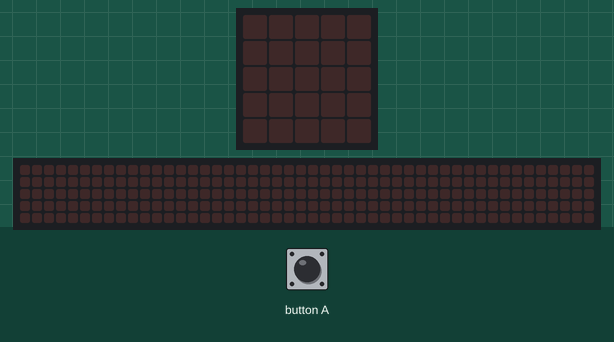
Recording of a program running on a simulated BBC micro:bit (MakeCode). Shown: the board's 5×5 LED display, a strip that is not on the board, showing the scrolling text unrolled. Inputs (shaded band) come from the test bench. The 48×5 strip is a reading aid, not a part: it shows the text the display is scrolling, unrolled, one strip-width of it at a time.

Above: at 1.2 s.
1.3 s: button A pressed 2 times (0.12 s each, 0.3 s apart)
At 2.41 s:
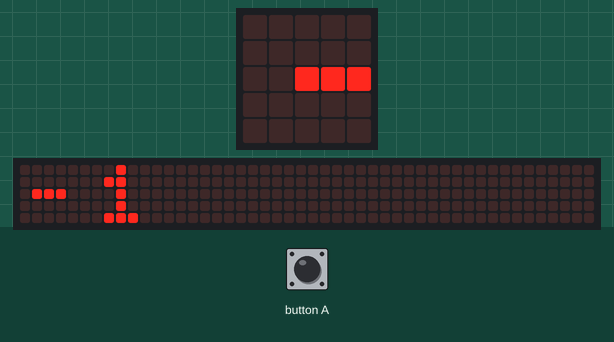
At 4.21 s:
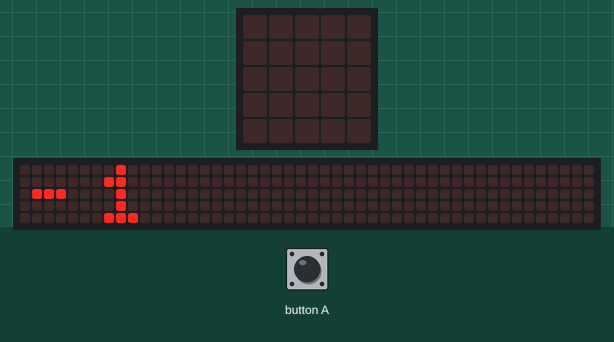
Timing chart, 0 to 5.7 s (numbered marks = the images above; inputs shaded):
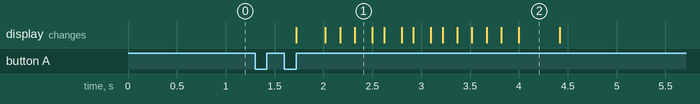

Measured:
- after the input at 1.3 s, the display: first changes after 0.42 s (image 1 shows a later state)
- what the display in image 2 shows lasts 0.4 s, from 4.0 s to 4.4 s

The program:

6.py
```python
f,x=0,0
def solve():
    global f,x
    if f&1:
        basic.show_number(2) if input.running_time()-x>9000 else basic.show_number((input.running_time()-x-7000)/1000) if input.running_time()-x>=7000 else basic.show_number(-1)
        x,f=0,0
    else:x,f=input.running_time(),1
input.on_button_pressed(Button.A, solve)
```
